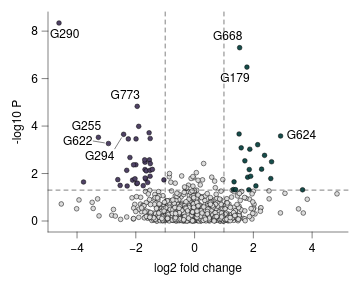

Specify this chart in Vega-Lite:
### Vega-Lite specification from a JSON file in a GitHub repository (floating-point values rounded to 4 significant figures; data arrays with more than 128 entries replaced by an {"elided": "..."} marker saying what was removed)
{"background": null, "config": {"arc": {"fill": "#DBDBDB", "fillOpacity": 1.0, "innerRadius": 27.5, "padAngle": 0.03, "stroke": "black", "strokeOpacity": 1, "strokeWidth": 0.25}, "area": {"fill": "#DBDBDB", "fillOpacity": 1.0, "stroke": "black", "strokeOpacity": 1, "strokeWidth": 0.25}, "axis": {"domain": true, "domainCap": "round", "domainColor": "black", "domainWidth": 0.25, "grid": false, "gridCap": "round", "gridColor": "#F1F1F1", "gridDash": [0, 0], "gridOpacity": 1.0, "gridWidth": 0.25, "labelColor": "black", "labelFont": "Helvetica Neue, HelveticaNeue, Helvetica, Arial, sans-serif", "labelFontSize": 6, "labelFontStyle": "normal", "labelFontWeight": 400, "offset": 0, "ticks": true, "tickCap": "round", "tickColor": "black", "tickRound": false, "tickSize": 3.0, "tickWidth": 0.25, "titleColor": "black", "titleFont": "Helvetica Neue, HelveticaNeue, Helvetica, Arial, sans-serif", "titleFontSize": 6, "titleFontStyle": "normal", "titleFontWeight": 400}, "axisX": {"domain": true, "labelAlign": "center", "labelAngle": 0, "labels": true, "ticks": true, "translate": 0}, "axisY": {"domain": true, "labelAlign": "right", "labelAngle": 0, "labels": true, "ticks": true, "translate": 0}, "axisRight": {"domain": true, "labelAlign": "left", "labelAngle": 0, "labels": true, "ticks": true, "translate": 0}, "axisTop": {"domain": true, "labelAlign": "center", "labelAngle": 0, "labels": true, "ticks": true, "translate": 0}, "axisBand": {"tickOffset": 0}, "bar": {"fill": "#DBDBDB", "fillOpacity": 1.0, "stroke": "black", "strokeOpacity": 1, "strokeWidth": 0.25}, "boxplot": {"size": 9.9, "ticks": {"cornerRadius": 0.25, "fill": "black", "opacity": 1, "size": 4.95, "thickness": 0.25}, "box": {"fillOpacity": 1.0, "stroke": "black", "strokeOpacity": 1, "strokeWidth": 0.25}, "median": {"cornerRadius": 0, "fill": "black", "fillOpacity": 1.0, "opacity": 1, "size": 9.9, "thickness": 0.25}, "rule": {"fill": "black", "fillOpacity": 1.0, "size": 11.0, "stroke": "black", "strokeDash": [0, 0], "strokeOpacity": 1, "strokeWidth": 0.25}, "outliers": {"color": "black", "fill": "black", "fillOpacity": 1.0, "size": 0, "stroke": "black", "strokeOpacity": 1, "strokeWidth": 0.25}}, "circle": {"fill": "black", "fillOpacity": 1.0, "size": 1.375, "stroke": null, "strokeOpacity": 1, "strokeWidth": 0.25}, "errorband": {"band": {"fillOpacity": 0.6, "stroke": null, "strokeWidth": 0.25, "strokeOpacity": 1}, "borders": {"opacity": 0, "strokeOpacity": 1, "strokeWidth": 0.25}}, "errorbar": {"opacity": 1, "rule": {"strokeDash": [0, 0], "strokeWidth": 0.25}, "ticks": {"color": "black", "cornerRadius": 0.125, "opacity": 1, "size": 6.6, "thickness": 0.25}, "thickness": 0.25}, "font": "Helvetica Neue, HelveticaNeue, Helvetica, Arial, sans-serif", "geoshape": {"fill": "#DBDBDB", "fillOpacity": 1.0, "stroke": "black", "strokeOpacity": 1, "strokeWidth": 0.25}, "header": {"labelColor": "black", "labelFont": "Helvetica Neue, HelveticaNeue, Helvetica, Arial, sans-serif", "labelFontSize": 6, "labelFontStyle": "normal", "labelFontWeight": 400, "titleColor": "black", "titleFont": "Helvetica Neue, HelveticaNeue, Helvetica, Arial, sans-serif", "titleFontSize": 6, "titleFontStyle": "normal", "titleFontWeight": 400, "titlePadding": 0}, "legend": {"disable": false, "offset": 4.5, "titlePadding": 4, "labelOffset": 2, "gradientLabelOffset": 2, "columnPadding": 4, "rowPadding": 2, "gradientThickness": 5, "gradientOpacity": 1.0, "gradientStrokeColor": "black", "gradientStrokeWidth": 0.25, "labelColor": "black", "labelFont": "Helvetica Neue, HelveticaNeue, Helvetica, Arial, sans-serif", "labelFontSize": 6, "labelFontStyle": "normal", "labelFontWeight": 400, "strokeColor": "black", "strokeWidth": 0, "symbolSize": 36, "symbolStrokeColor": "black", "symbolStrokeWidth": 0.25, "titleColor": "black", "titleFont": "Helvetica Neue, HelveticaNeue, Helvetica, Arial, sans-serif", "titleFontSize": 6, "titleFontStyle": "normal", "titleFontWeight": 400}, "line": {"color": "black", "stroke": "black", "strokeCap": "butt", "strokeDash": [0, 0], "strokeOpacity": 1, "strokeWidth": 0.5}, "point": {"filled": true, "fill": "#DBDBDB", "fillOpacity": 1.0, "size": 5.5, "stroke": "black", "strokeOpacity": 1, "strokeWidth": 0.25}, "range": {"category": ["#9D9D9D", "#28287D", "#004225", "#47266F", "#00605D", "#DBDBDB", "#7983C1", "#6E927B", "#937FB4", "#699A97"], "diverging": {"scheme": ["#4F4265", "#6A5C82", "#85789D", "#A196B7", "#BDB5CE", "#D8D6DD", "#F6F6F6", "#CED8D7", "#9DBFBD", "#75A3A0", "#518683", "#326967", "#164D4B"]}, "heatmap": {"scheme": ["#440154", "#472270", "#433E82", "#38598C", "#2C728E", "#238A8D", "#24A086", "#39B578", "#5DC862", "#96D646", "#CAE02D", "#FDE724"]}, "ordinal": {"scheme": ["#F1F1F1", "#DBDBDB", "#C6C6C6", "#B2B2B2", "#9D9D9D", "#898989", "#767676", "#636363", "#515151", "#404040", "#2F2F2F", "#1F1F1F"]}, "ramp": {"scheme": ["#440154", "#472270", "#433E82", "#38598C", "#2C728E", "#238A8D", "#24A086", "#39B578", "#5DC862", "#96D646", "#CAE02D", "#FDE724"]}}, "rule": {"color": "black", "stroke": "black", "strokeCap": "round", "strokeDash": [2, 2], "strokeOpacity": 1, "strokeWidth": 0.25}, "scale": {"barBandPaddingInner": 0.1, "rectBandPaddingInner": 0, "tickBandPaddingInner": 0.1, "bandPaddingOuter": 0.1, "bandWithNestedOffsetPaddingInner": 0.2, "bandWithNestedOffsetPaddingOuter": 0.2, "offsetBandPaddingInner": 0, "offsetBandPaddingOuter": 0, "continuousPadding": 5.5, "round": false}, "rect": {"fill": "#DBDBDB", "fillOpacity": 1.0, "stroke": "black", "strokeOpacity": 1, "strokeWidth": 0.25}, "square": {"fill": "#DBDBDB", "fillOpacity": 1.0, "size": 11.0, "stroke": "black", "strokeOpacity": 1, "strokeWidth": 0.25}, "text": {"color": "black", "font": "Helvetica Neue, HelveticaNeue, Helvetica, Arial, sans-serif", "fontSize": 6, "fontStyle": "normal", "fontWeight": 400}, "tick": {"color": "black", "cornerRadius": 0.125, "opacity": 1.0, "size": 9.9, "thickness": 0.25}, "title": {"anchor": "middle", "frame": "group", "color": "black", "font": "Helvetica Neue, HelveticaNeue, Helvetica, Arial, sans-serif", "fontSize": 6, "fontStyle": "normal", "fontWeight": 400, "subtitleColor": "black", "subtitleFont": "Helvetica Neue, HelveticaNeue, Helvetica, Arial, sans-serif", "subtitleFontSize": 6, "subtitleFontStyle": "normal", "subtitleFontWeight": 400}, "trail": {"color": "black", "opacity": 1, "size": 0.5}, "view": {"continuousWidth": 150, "continuousHeight": 110, "discreteWidth": 150, "discreteHeight": 110, "fill": null, "stroke": null, "strokeWidth": 0.25}}, "layer": [{"data": {"name": "data-89c060c72859b0c41b1a176ead185f7e"}, "mark": {"type": "point"}, "encoding": {"color": {"condition": {"test": "datum.significance === 'Non-differential'", "value": "#DBDBDB"}, "field": "__dysonsphere_volcano_significance_score", "legend": null, "scale": {"domain": [-1, 1], "domainMid": 0}, "type": "quantitative"}, "x": {"field": "log2fc", "title": "log2 fold change", "type": "quantitative", "scale": {"nice": false}}, "y": {"field": "neglog10p", "title": "-log10 P", "type": "quantitative", "scale": {"nice": false}}}, "transform": [{"calculate": "datum.significance === 'Gained' ? 1 : datum.significance === 'Lost' ? -1 : 0", "as": "__dysonsphere_volcano_significance_score"}]}, {"data": {"values": [{"__dysonsphere__": 1}]}, "mark": {"type": "rule", "opacity": 1.0}, "encoding": {"x": {"datum": -1.0}}}, {"data": {"values": [{"__dysonsphere__": 1}]}, "mark": {"type": "rule", "opacity": 1.0}, "encoding": {"x": {"datum": 1.0}}}, {"data": {"values": [{"__dysonsphere__": 1}]}, "mark": {"type": "rule", "opacity": 1.0}, "encoding": {"y": {"datum": 1.301}}}, {"layer": [{"data": {"values": [{"__dysonsphere__": 1}]}, "mark": {"type": "text", "align": "center", "baseline": "middle", "fontSize": 6}, "encoding": {"text": {"value": "G179"}, "x": {"datum": 1.373, "scale": {"domain": [-4.614, 4.847]}}, "y": {"datum": 6.007, "scale": {"domain": [0.000247, 8.343]}}}}, {"data": {"values": [{"__dysonsphere__": 1}]}, "mark": {"type": "text", "align": "center", "baseline": "middle", "fontSize": 6}, "encoding": {"text": {"value": "G255"}, "x": {"datum": -3.682, "scale": {"domain": [-4.614, 4.847]}}, "y": {"datum": 4.003, "scale": {"domain": [0.000247, 8.343]}}}}, {"data": {"values": [{"__dysonsphere__": 1}]}, "mark": {"type": "text", "align": "center", "baseline": "middle", "fontSize": 6}, "encoding": {"text": {"value": "G290"}, "x": {"datum": -4.421, "scale": {"domain": [-4.614, 4.847]}}, "y": {"datum": 7.865, "scale": {"domain": [0.000247, 8.343]}}}}, {"data": {"values": [{"__dysonsphere__": 1}]}, "mark": {"type": "rule", "strokeDash": [0, 0]}, "encoding": {"x": {"datum": -2.488, "scale": {"domain": [-4.614, 4.847]}}, "x2": {"datum": -2.717}, "y": {"datum": 3.504, "scale": {"domain": [0.000247, 8.343]}}, "y2": {"datum": 3.042}}}, {"data": {"values": [{"__dysonsphere__": 1}]}, "mark": {"type": "text", "align": "center", "baseline": "middle", "fontSize": 6}, "encoding": {"text": {"value": "G294"}, "x": {"datum": -3.231, "scale": {"domain": [-4.614, 4.847]}}, "y": {"datum": 2.753, "scale": {"domain": [0.000247, 8.343]}}}}, {"data": {"values": [{"__dysonsphere__": 1}]}, "mark": {"type": "rule", "strokeDash": [0, 0]}, "encoding": {"x": {"datum": -3.07, "scale": {"domain": [-4.614, 4.847]}}, "x2": {"datum": -3.45}, "y": {"datum": 3.293, "scale": {"domain": [0.000247, 8.343]}}, "y2": {"datum": 3.37}}}, {"data": {"values": [{"__dysonsphere__": 1}]}, "mark": {"type": "text", "align": "center", "baseline": "middle", "fontSize": 6}, "encoding": {"text": {"value": "G622"}, "x": {"datum": -3.979, "scale": {"domain": [-4.614, 4.847]}}, "y": {"datum": 3.377, "scale": {"domain": [0.000247, 8.343]}}}}, {"data": {"values": [{"__dysonsphere__": 1}]}, "mark": {"type": "text", "align": "center", "baseline": "middle", "fontSize": 6}, "encoding": {"text": {"value": "G624"}, "x": {"datum": 3.635, "scale": {"domain": [-4.614, 4.847]}}, "y": {"datum": 3.61, "scale": {"domain": [0.000247, 8.343]}}}}, {"data": {"values": [{"__dysonsphere__": 1}]}, "mark": {"type": "text", "align": "center", "baseline": "middle", "fontSize": 6}, "encoding": {"text": {"value": "G668"}, "x": {"datum": 1.125, "scale": {"domain": [-4.614, 4.847]}}, "y": {"datum": 7.78, "scale": {"domain": [0.000247, 8.343]}}}}, {"data": {"values": [{"__dysonsphere__": 1}]}, "mark": {"type": "text", "align": "center", "baseline": "middle", "fontSize": 6}, "encoding": {"text": {"value": "G773"}, "x": {"datum": -2.36, "scale": {"domain": [-4.614, 4.847]}}, "y": {"datum": 5.309, "scale": {"domain": [0.000247, 8.343]}}}}]}], "name": "__dysonsphere_ext_biology_1", "resolve": {"scale": {"color": "independent"}}, "$schema": "https://vega.github.io/schema/vega-lite/v6.4.1.json", "datasets": {"data-89c060c72859b0c41b1a176ead185f7e": {"elided": "800 records"}}}
